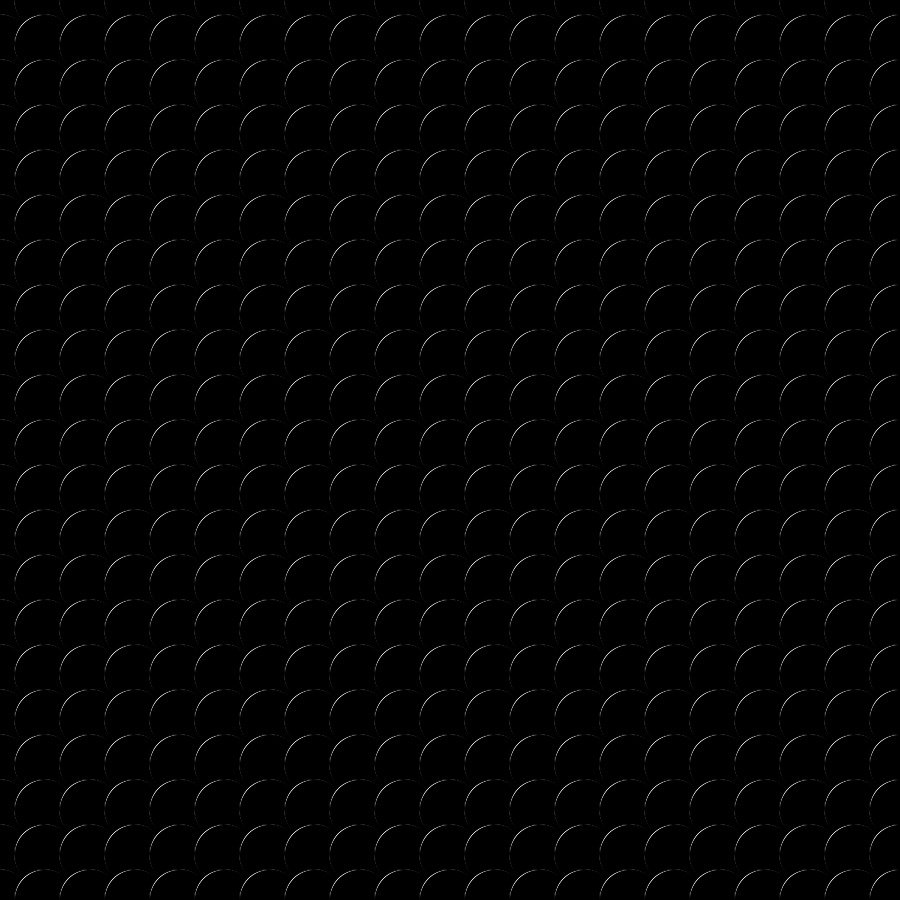
Frame 1 (no input)
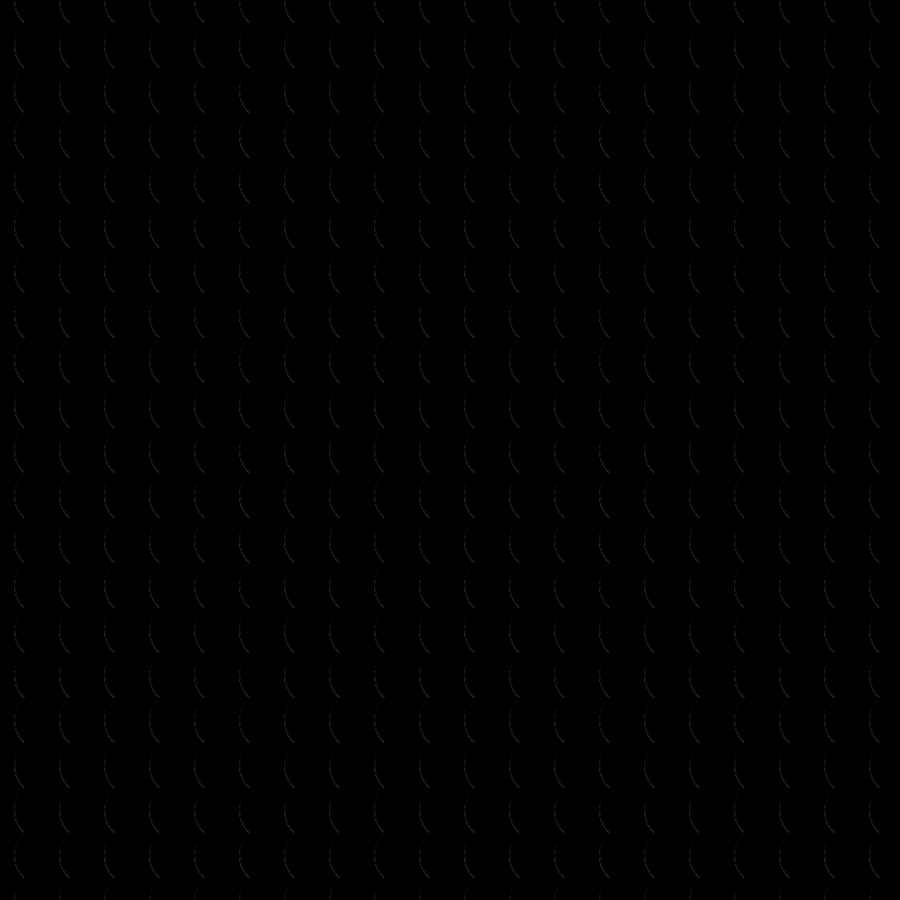
Frame 60 (the mouse pressed at the canvas centre just before this capture)
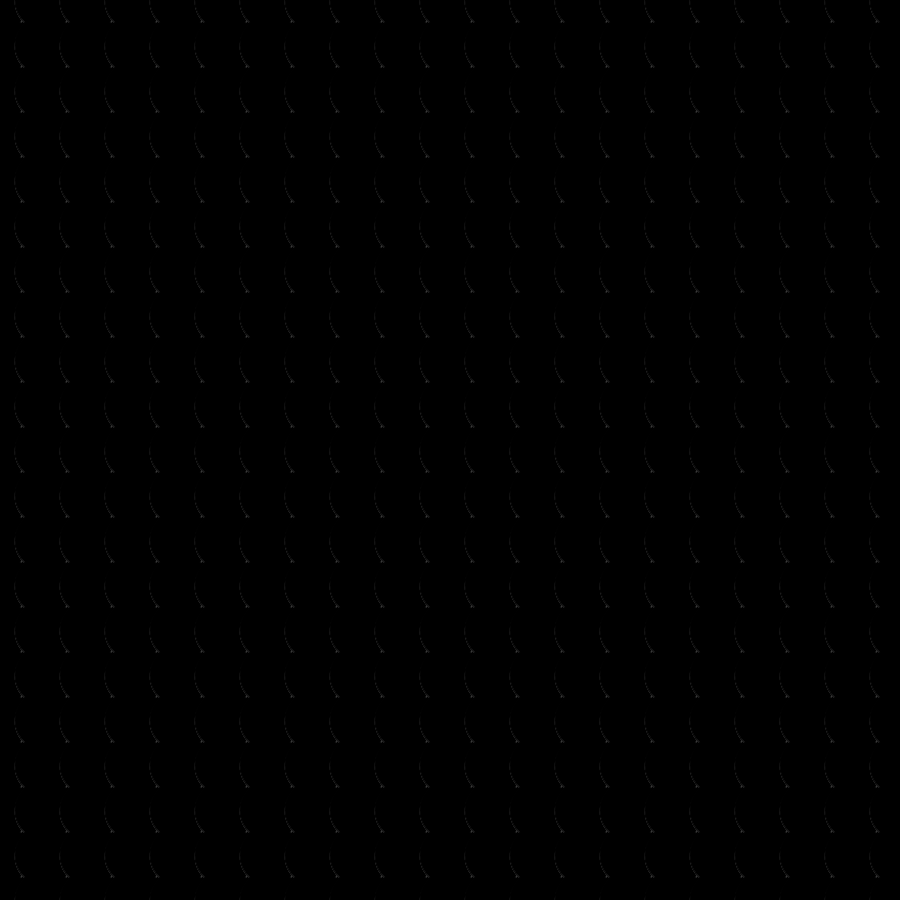
Frame 120 (the mouse held since frame 60 and released just before this capture)

The Processing sketch that drew these frames (run headless with seeded random() and noise(); from frame 60 on, the mouse is pressed at the canvas centre):

// Processing sketch: Strobe_processing
// ── Strobe_processing.pde
ArrayList<Sun> suns = new ArrayList<Sun>();

int r = 0;

void setup() {
  size(900, 900);
  ellipseMode(CENTER);
  
  for (int y = 0; y <= height; y += 45) {
    for (int x = 0; x <= width; x += 45) {
      suns.add(new Sun(x, y));
    }
  }
}

void draw() {
  background(0);
  
  for (int i = 0; i < suns.size(); i++) suns.get(i).draw();
  
  r += 5;
}

class Sun {
  int x;
  int y;
  
  Sun(int x, int y) {
    this.x = x;
    this.y = y;
  }
  
  void draw() {
    pushMatrix();
    translate(this.x, this.y);
  
    rotate(radians(r));
  
    fill(255);
    ellipse(-1.01, -1.01, 59.5-1*sin(r), 59.5-1*sin(r*1.9));
    fill(0);
    ellipse(0, 0, 60, 60);
    popMatrix();
  }
  
}
